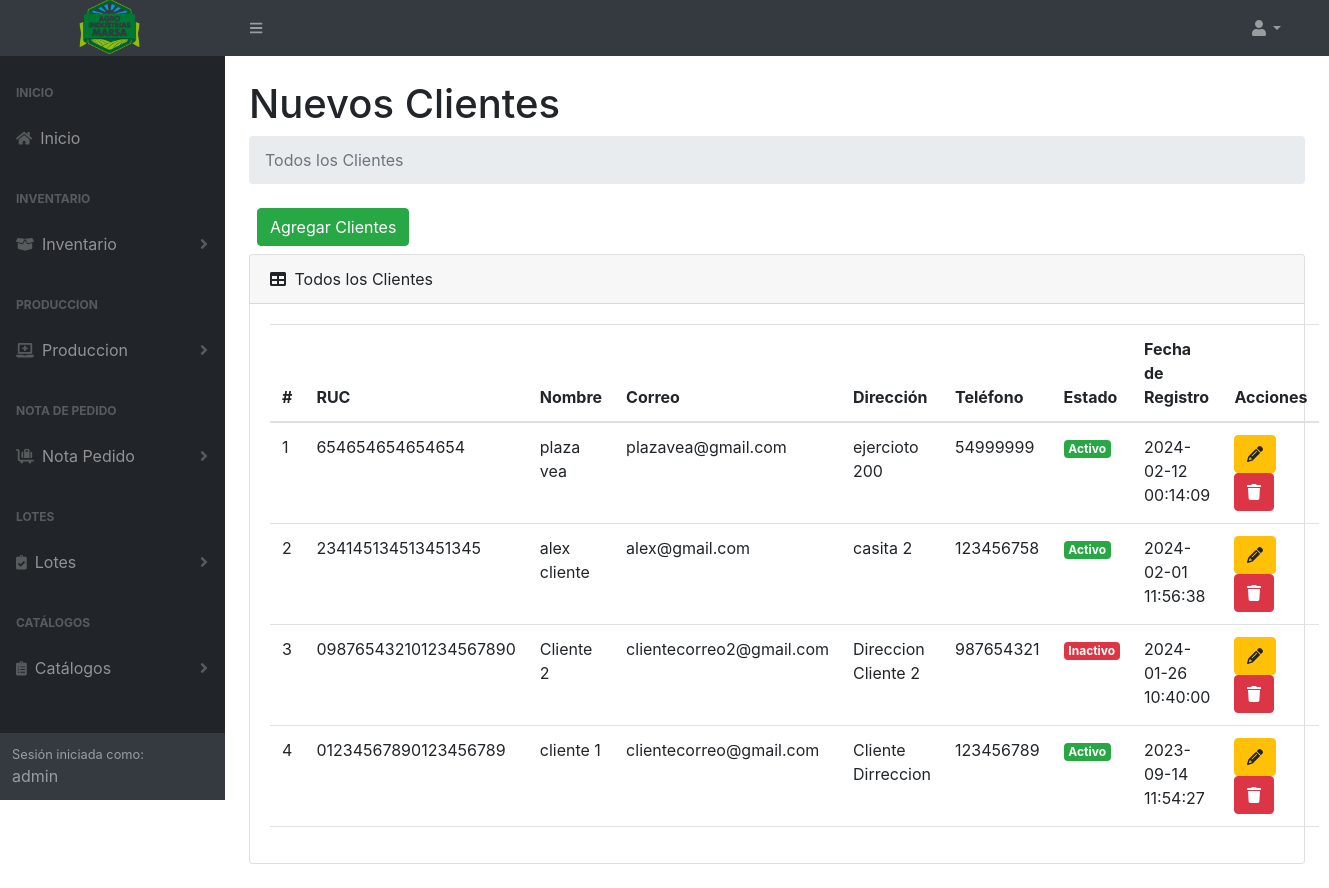
Page /clients (signed in) on the committed database.
### tables this page shows
CREATE TABLE `tb_cliente` (
  `IdCli` int(11) NOT NULL,
  `RucCli` varchar(255) DEFAULT NULL,
  `NombreCli` varchar(255) NOT NULL,
  `CorreoCli` varchar(255) NOT NULL,
  `DireccionCli` varchar(255) NOT NULL,
  `TelefonoCli` int(12) NOT NULL,
  `Estado` int(10) NOT NULL,
  `DateCreate` datetime NOT NULL,
  `DateUpdate` datetime NOT NULL
);

### controller/template.controller.php (called while the page is built)
<?php
class TemplateController
{
  static public function ctrTemplate()
  {
    include "view/template.php";
  }
}

### index.php (called while the page is built, shortened)
<?php
require_once "controller/template.controller.php";
require_once "controller/clients.controller.php";
require_once "controller/lotes.controller.php";
require_once "model/clients.model.php";
$template = new TemplateController();
$template -> ctrTemplate();

### controller/clients.controller.php (called while the page is built, shortened)
<?php
class ClientsController
{
  public static function ctrGetAllClients()
  {
    $table = "tb_cliente";
    $listClients = ClientsModel::mdlGetAllClients($table);
    return $listClients;
  }
}

### model/conexion.php (called while the page is built)
<?php
class Conexion
{
  static public function conn()
  {
    $link = new PDO("mysql:host=localhost;dbname=marsa_db","root","");
    $link->exec("set names utf8");
    return $link;
  }
}

### model/clients.model.php (called while the page is built, shortened)
<?php
require_once "conexion.php";
class ClientsModel
{
  public static function mdlGetAllClients($table)
  {
    $statement = Conexion::conn()->prepare("SELECT
    tb_cliente.IdCli,
    tb_cliente.RucCli,
    tb_cliente.NombreCli,
    tb_cliente.CorreoCli,
    tb_cliente.DireccionCli,
    tb_cliente.TelefonoCli,
    tb_estado.TipoEstado AS Estado,
    tb_cliente.DateCreate
    -- tb_cliente.DateUpdate
    FROM
    $table
    INNER JOIN
    tb_estado ON tb_cliente.Estado = tb_estado.IdEstado
    WHERE
    tb_estado.TipoEstado IN ('Activo', 'Inactivo')
    ORDER BY
    IdCli DESC");
    $statement->execute();
    return $statement->fetchAll();
  }
}

### view/modules/clients.php (the view, shortened to what this page needs)
</div>
</div>
<div class="sb-sidenav-footer">
  <div class="small">Sesión iniciada como:</div>
  <?php echo $_SESSION["Nombre"] ?>
</div>
</nav>
</div>
<div id="layoutSidenav_content">
  <main class="bg">
    <div class="container-fluid px-4">
      <h1 class="mt-4"> Nuevos Clientes</h1>
      <ol class="breadcrumb mb-4">
        <li class="breadcrumb-item active">Todos los Clientes</li>
      </ol>
      <div class="d-flex m-2">
        <button type="button" class="btn btn-success" data-toggle="modal" data-target="#modalAddClients">
          Agregar Clientes
        </button>
      </div>
      <div class="card mb-4">
        <div class="card-header">
          <i class="fas fa-table me-1"></i>
          Todos los Clientes
        </div>
        <div class="card-body">
          <table id="datatablesSimple" class="data-table-Clients table">
            <thead>
              <tr>
                <th>#</th>
                <th>RUC</th>
                <th>Nombre</th>
                <th>Correo</th>
                <th>Dirección</th>
                <th>Teléfono</th>
                <th>Estado</th>
                <th>Fecha de Registro</th>
                <th>Acciones</th>
              </tr>
            </thead>
            <tbody>
              <?php
              $listClients = ClientsController::ctrGetAllClients();
              foreach ($listClients as $key => $value) {
                $estado = $value["Estado"] == "Activo" ? "<span class='badge bg-success'>Activo</span>" : "<span class='badge bg-danger'>Inactivo</span>";
                echo
                '<tr>
                  <td>' . ($key + 1) . '</td>
                  <td>' . $value["RucCli"] . '</td>
                  <td>' . $value["NombreCli"] . '</td>
                  <td>' . $value["CorreoCli"] . '</td>
                  <td>' . $value["DireccionCli"] . '</td>
                  <td>' . $value["TelefonoCli"] . '</td>
                  <td>' . $estado . '</td>
                  <td>' . $value["DateCreate"] . '</td>
                  <td>
                    <button class="btn btn-warning btnEditClients" codClient="' . $value["IdCli"] . '" data-toggle="modal" data-target="#modalEditClients"><i class="fa-solid fa-pencil"></i></button>
                    <button class="btn btn-danger btnDeleteClient" codClient="' . $value["IdCli"] . '"><i class="fa-solid fa-trash"></i></button>
                  </td>
                </tr>';
              }
              ?>
            </tbody>
          </table>
        </div>
      </div>
    </div>
  </main>
</div>
</div>

### rows in the picture
tb_cliente: RucCli "654654654654654", NombreCli "plaza vea", CorreoCli "plazavea@gmail.com", DireccionCli "ejercioto 200", TelefonoCli "54999999", shows "Activo", DateCreate "2024-02-12 00:14:09"
tb_cliente: RucCli "234145134513451345", NombreCli "alex cliente", CorreoCli "alex@gmail.com", DireccionCli "casita 2", TelefonoCli "123456758", shows "Activo", DateCreate "2024-02-01 11:56:38"
tb_cliente: RucCli "098765432101234567890", NombreCli "Cliente 2", CorreoCli "clientecorreo2@gmail.com", DireccionCli "Direccion Cliente 2", TelefonoCli "987654321", shows "Inactivo", DateCreate "2024-01-26 10:40:00"
tb_cliente: RucCli "01234567890123456789", NombreCli "cliente 1", CorreoCli "clientecorreo@gmail.com", DireccionCli "Cliente Dirreccion", TelefonoCli "123456789", shows "Activo", DateCreate "2023-09-14 11:54:27"

### other values in the picture
$_SESSION["Nombre"] "admin"
